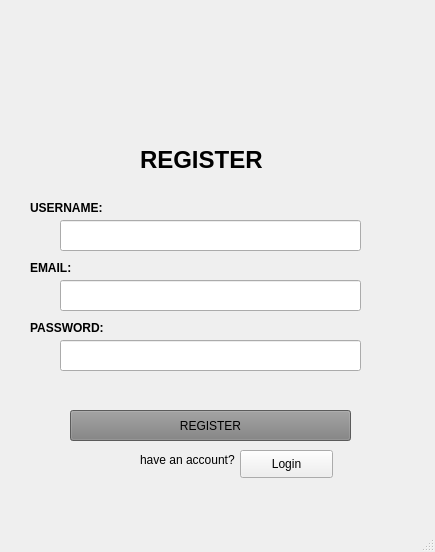
<?xml version="1.0" encoding="UTF-8"?>
<ui version="4.0">
 <class>MainWindow</class>
 <widget class="QMainWindow" name="MainWindow">
  <property name="geometry">
   <rect>
    <x>0</x>
    <y>0</y>
    <width>435</width>
    <height>552</height>
   </rect>
  </property>
  <property name="windowTitle">
   <string>MainWindow</string>
  </property>
  <widget class="QWidget" name="centralwidget">
   <widget class="QLabel" name="label">
    <property name="geometry">
     <rect>
      <x>-100</x>
      <y>-70</y>
      <width>641</width>
      <height>671</height>
     </rect>
    </property>
    <property name="autoFillBackground">
     <bool>false</bool>
    </property>
    <property name="text">
     <string/>
    </property>
    <property name="pixmap">
     <pixmap>../image/tải xuống (1).jpg</pixmap>
    </property>
    <property name="scaledContents">
     <bool>true</bool>
    </property>
   </widget>
   <widget class="QLabel" name="label_2">
    <property name="geometry">
     <rect>
      <x>150</x>
      <y>0</y>
      <width>181</width>
      <height>171</height>
     </rect>
    </property>
    <property name="text">
     <string/>
    </property>
    <property name="pixmap">
     <pixmap>../image/user-name-11.png</pixmap>
    </property>
   </widget>
   <widget class="QLabel" name="label_3">
    <property name="geometry">
     <rect>
      <x>140</x>
      <y>140</y>
      <width>181</width>
      <height>41</height>
     </rect>
    </property>
    <property name="text">
     <string>&lt;html&gt;&lt;head/&gt;&lt;body&gt;&lt;p&gt;&lt;span style=&quot; font-size:18pt; font-weight:600;&quot;&gt;REGISTER&lt;/span&gt;&lt;/p&gt;&lt;/body&gt;&lt;/html&gt;</string>
    </property>
   </widget>
   <widget class="QLabel" name="label_4">
    <property name="geometry">
     <rect>
      <x>30</x>
      <y>200</y>
      <width>141</width>
      <height>16</height>
     </rect>
    </property>
    <property name="text">
     <string>&lt;html&gt;&lt;head/&gt;&lt;body&gt;&lt;p&gt;&lt;span style=&quot; font-weight:600;&quot;&gt;USERNAME:&lt;/span&gt;&lt;/p&gt;&lt;/body&gt;&lt;/html&gt;</string>
    </property>
   </widget>
   <widget class="QLabel" name="label_5">
    <property name="geometry">
     <rect>
      <x>30</x>
      <y>320</y>
      <width>101</width>
      <height>16</height>
     </rect>
    </property>
    <property name="text">
     <string>&lt;html&gt;&lt;head/&gt;&lt;body&gt;&lt;p&gt;&lt;span style=&quot; font-weight:600;&quot;&gt;PASSWORD:&lt;/span&gt;&lt;/p&gt;&lt;/body&gt;&lt;/html&gt;</string>
    </property>
   </widget>
   <widget class="QLineEdit" name="username2">
    <property name="geometry">
     <rect>
      <x>60</x>
      <y>220</y>
      <width>301</width>
      <height>31</height>
     </rect>
    </property>
   </widget>
   <widget class="QLineEdit" name="password2">
    <property name="geometry">
     <rect>
      <x>60</x>
      <y>340</y>
      <width>301</width>
      <height>31</height>
     </rect>
    </property>
   </widget>
   <widget class="QPushButton" name="btnRegister">
    <property name="geometry">
     <rect>
      <x>70</x>
      <y>410</y>
      <width>281</width>
      <height>31</height>
     </rect>
    </property>
    <property name="styleSheet">
     <string notr="true">background-color: gray</string>
    </property>
    <property name="text">
     <string>REGISTER</string>
    </property>
   </widget>
   <widget class="QLabel" name="label_6">
    <property name="geometry">
     <rect>
      <x>30</x>
      <y>260</y>
      <width>161</width>
      <height>16</height>
     </rect>
    </property>
    <property name="text">
     <string>&lt;html&gt;&lt;head/&gt;&lt;body&gt;&lt;p&gt;&lt;span style=&quot; font-weight:600;&quot;&gt;EMAIL:&lt;/span&gt;&lt;/p&gt;&lt;/body&gt;&lt;/html&gt;</string>
    </property>
   </widget>
   <widget class="QLineEdit" name="email2">
    <property name="geometry">
     <rect>
      <x>60</x>
      <y>280</y>
      <width>301</width>
      <height>31</height>
     </rect>
    </property>
   </widget>
   <widget class="QLabel" name="label_7">
    <property name="geometry">
     <rect>
      <x>140</x>
      <y>450</y>
      <width>101</width>
      <height>20</height>
     </rect>
    </property>
    <property name="text">
     <string>have an account?</string>
    </property>
   </widget>
   <widget class="QPushButton" name="btnLogin">
    <property name="geometry">
     <rect>
      <x>240</x>
      <y>450</y>
      <width>93</width>
      <height>28</height>
     </rect>
    </property>
    <property name="styleSheet">
     <string notr="true">background:none</string>
    </property>
    <property name="text">
     <string>Login</string>
    </property>
   </widget>
  </widget>
  <widget class="QMenuBar" name="menubar">
   <property name="geometry">
    <rect>
     <x>0</x>
     <y>0</y>
     <width>435</width>
     <height>26</height>
    </rect>
   </property>
  </widget>
  <widget class="QStatusBar" name="statusbar"/>
 </widget>
 <resources/>
 <connections/>
</ui>
